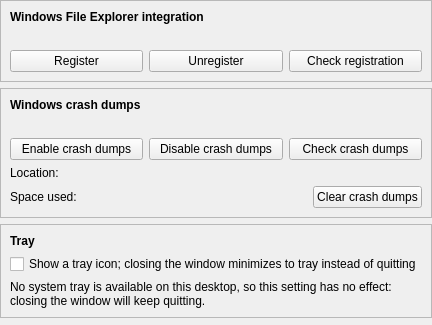
<?xml version="1.0" encoding="UTF-8"?>
<ui version="4.0">
 <class>RegistryPage</class>
 <widget class="QWidget" name="RegistryPage">
  <layout class="QVBoxLayout" name="main_layout">
   <property name="leftMargin">
    <number>0</number>
   </property>
   <property name="topMargin">
    <number>0</number>
   </property>
   <property name="rightMargin">
    <number>0</number>
   </property>
   <property name="bottomMargin">
    <number>0</number>
   </property>
   <item>
    <widget class="QFrame" name="registration_frame">
     <property name="frameShape">
      <enum>QFrame::Shape::StyledPanel</enum>
     </property>
     <property name="frameShadow">
      <enum>QFrame::Shadow::Raised</enum>
     </property>
     <layout class="QVBoxLayout" name="registration_frame_layout">
      <item>
       <widget class="QLabel" name="registration_frame_label">
        <property name="font">
         <font>
          <bold>true</bold>
         </font>
        </property>
        <property name="text">
         <string>Windows File Explorer integration</string>
        </property>
       </widget>
      </item>
      <item>
       <widget class="QLabel" name="status_label">
        <property name="wordWrap">
         <bool>true</bool>
        </property>
       </widget>
      </item>
      <item>
       <layout class="QHBoxLayout" name="buttons_layout">
        <item>
         <widget class="QPushButton" name="register_button">
          <property name="text">
           <string>Register</string>
          </property>
          <property name="toolTip">
           <string>Register the .rehu file association and folder/archive context menus</string>
          </property>
         </widget>
        </item>
        <item>
         <widget class="QPushButton" name="unregister_button">
          <property name="text">
           <string>Unregister</string>
          </property>
          <property name="toolTip">
           <string>Remove the .rehu file association and folder/archive context menus</string>
          </property>
         </widget>
        </item>
        <item>
         <widget class="QPushButton" name="check_button">
          <property name="text">
           <string>Check registration</string>
          </property>
          <property name="toolTip">
           <string>Verify the expected registry entries are present</string>
          </property>
         </widget>
        </item>
       </layout>
      </item>
     </layout>
    </widget>
   </item>
   <item>
    <widget class="QFrame" name="crash_dumps_frame">
     <property name="frameShape">
      <enum>QFrame::Shape::StyledPanel</enum>
     </property>
     <property name="frameShadow">
      <enum>QFrame::Shadow::Raised</enum>
     </property>
     <layout class="QVBoxLayout" name="crash_dumps_frame_layout">
      <item>
       <widget class="QLabel" name="crash_dumps_frame_label">
        <property name="font">
         <font>
          <bold>true</bold>
         </font>
        </property>
        <property name="text">
         <string>Windows crash dumps</string>
        </property>
       </widget>
      </item>
      <item>
       <widget class="QLabel" name="crash_dumps_status_label">
        <property name="wordWrap">
         <bool>true</bool>
        </property>
       </widget>
      </item>
      <item>
       <layout class="QHBoxLayout" name="crash_dumps_buttons_layout">
        <item>
         <widget class="QPushButton" name="enable_dumps_button">
          <property name="text">
           <string>Enable crash dumps</string>
          </property>
          <property name="toolTip">
           <string>Keep a minidump the next 10 times this app crashes natively</string>
          </property>
         </widget>
        </item>
        <item>
         <widget class="QPushButton" name="disable_dumps_button">
          <property name="text">
           <string>Disable crash dumps</string>
          </property>
          <property name="toolTip">
           <string>Stop keeping crash dumps for this app</string>
          </property>
         </widget>
        </item>
        <item>
         <widget class="QPushButton" name="check_dumps_button">
          <property name="text">
           <string>Check crash dumps</string>
          </property>
          <property name="toolTip">
           <string>Verify whether crash dumps are currently kept, and where</string>
          </property>
         </widget>
        </item>
       </layout>
      </item>
      <item>
       <layout class="QHBoxLayout" name="crash_dumps_path_layout" stretch="0,1">
        <item>
         <widget class="QLabel" name="crash_dumps_path_caption">
          <property name="text">
           <string>Location:</string>
          </property>
         </widget>
        </item>
        <item>
         <widget class="ElidedLabel" name="crash_dumps_path_link"/>
        </item>
       </layout>
      </item>
      <item>
       <layout class="QHBoxLayout" name="crash_dumps_usage_layout" stretch="0,1,0">
        <item>
         <widget class="QLabel" name="crash_dumps_usage_caption">
          <property name="text">
           <string>Space used:</string>
          </property>
         </widget>
        </item>
        <item>
         <widget class="QLabel" name="crash_dumps_usage_label"/>
        </item>
        <item>
         <widget class="QPushButton" name="clear_dumps_button">
          <property name="toolTip">
           <string>Delete the crash dumps in that folder</string>
          </property>
          <property name="text">
           <string>Clear crash dumps</string>
          </property>
         </widget>
        </item>
       </layout>
      </item>
     </layout>
    </widget>
   </item>
   <item>
    <widget class="QFrame" name="tray_frame">
     <property name="sizePolicy">
      <sizepolicy hsizetype="Preferred" vsizetype="Maximum">
       <horstretch>0</horstretch>
       <verstretch>0</verstretch>
      </sizepolicy>
     </property>
     <property name="frameShape">
      <enum>QFrame::Shape::StyledPanel</enum>
     </property>
     <property name="frameShadow">
      <enum>QFrame::Shadow::Raised</enum>
     </property>
     <layout class="QVBoxLayout" name="tray_frame_layout">
      <item>
       <widget class="QLabel" name="tray_frame_label">
        <property name="font">
         <font>
          <bold>true</bold>
         </font>
        </property>
        <property name="text">
         <string>Tray</string>
        </property>
       </widget>
      </item>
      <item>
       <widget class="QCheckBox" name="enabled_check_box">
        <property name="text">
         <string>Show a tray icon; closing the window minimizes to tray instead of quitting</string>
        </property>
        <property name="toolTip">
         <string>Quit becomes explicit (tray menu / File &gt; Quit) while this is on</string>
        </property>
       </widget>
      </item>
      <item>
       <widget class="QLabel" name="unavailable_label">
        <property name="wordWrap">
         <bool>true</bool>
        </property>
        <property name="text">
         <string>No system tray is available on this desktop, so this setting has no effect: closing the window will keep quitting.</string>
        </property>
       </widget>
      </item>
     </layout>
    </widget>
   </item>
   <item>
    <spacer name="bottom_spacer">
     <property name="orientation">
      <enum>Qt::Orientation::Vertical</enum>
     </property>
    </spacer>
   </item>
  </layout>
 </widget>
 <customwidgets>
  <customwidget>
   <class>ElidedLabel</class>
   <extends>QLabel</extends>
   <header>borco_pyside.widgets</header>
  </customwidget>
 </customwidgets>
 <resources/>
 <connections/>
</ui>
